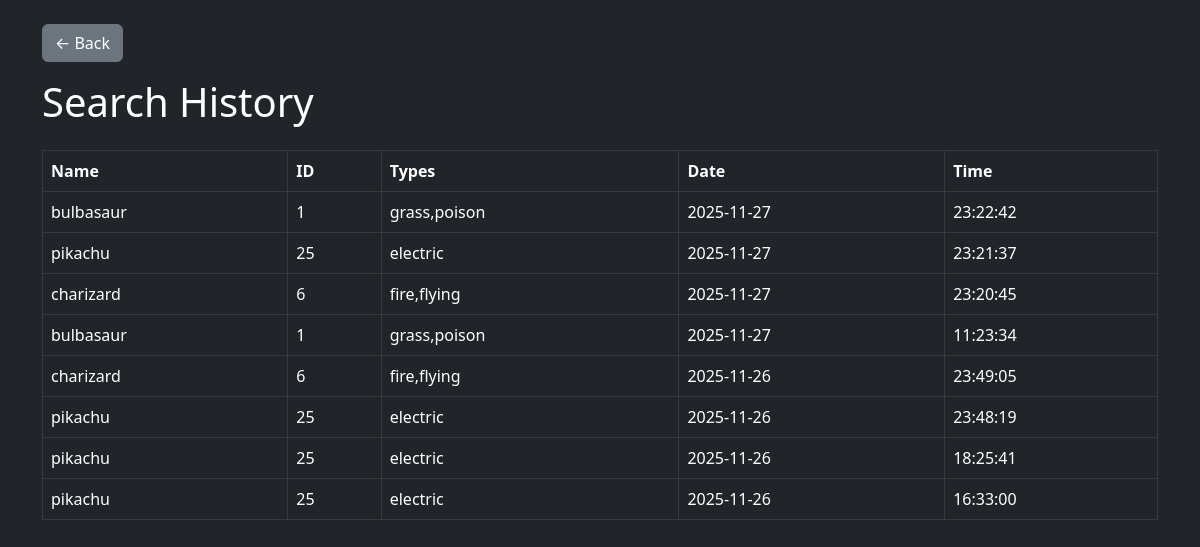
The app's page /history with its own data.
### tables this page shows
CREATE TABLE history (
            id INTEGER PRIMARY KEY AUTOINCREMENT,
            name TEXT,
            poke_id INTEGER,
            types TEXT,
            search_date TEXT,
            search_time TEXT
        );

### app.py (the view)
@app.route("/history")
def history():
    conn = sqlite3.connect(DB)
    cur = conn.cursor()
    cur.execute("SELECT name, poke_id, types, search_date, search_time FROM history ORDER BY id DESC")
    rows = cur.fetchall()
    conn.close()
    return render_template("history.html", history=rows)

### templates/history.html (shortened to what this page needs)
<!DOCTYPE html>
<html>
<head>
    <link rel="stylesheet"
          href="https://cdn.jsdelivr.net/npm/bootstrap@5.3.0/dist/css/bootstrap.min.css">
</head>
<body class="bg-dark text-white">
<div class="container mt-4">
    <a href="/" class="btn btn-secondary mb-3">← Back</a>
    <h1>Search History</h1>
    {% if history %}
    <table class="table table-bordered table-dark mt-4">
        <thead>
            <tr>
                <th>Name</th>
                <th>ID</th>
                <th>Types</th>
                <th>Date</th>
                <th>Time</th>
            </tr>
        </thead>
        <tbody>
            {% for h in history %}
            <tr>
                <td>{{ h[0] }}</td>
                <td>{{ h[1] }}</td>
                <td>{{ h[2] }}</td>
                <td>{{ h[3] }}</td>
                <td>{{ h[4] }}</td>
            </tr>
            {% endfor %}
        </tbody>
    </table>
    {% else %}
        <p>No history available.</p>
    {% endif %}
</div>
</body>
</html>

### records on screen
history: name "bulbasaur", poke "1", types "grass,poison", search_date "2025-11-27", search_time "23:22:42"
history: name "pikachu", poke "25", types "electric", search_date "2025-11-27", search_time "23:21:37"
history: name "charizard", poke "6", types "fire,flying", search_date "2025-11-27", search_time "23:20:45"
history: name "bulbasaur", poke "1", types "grass,poison", search_date "2025-11-27", search_time "11:23:34"
history: name "charizard", poke "6", types "fire,flying", search_date "2025-11-26", search_time "23:49:05"
history: name "pikachu", poke "25", types "electric", search_date "2025-11-26", search_time "23:48:19"
history: name "pikachu", poke "25", types "electric", search_date "2025-11-26", search_time "18:25:41"
history: name "pikachu", poke "25", types "electric", search_date "2025-11-26", search_time "16:33:00"
